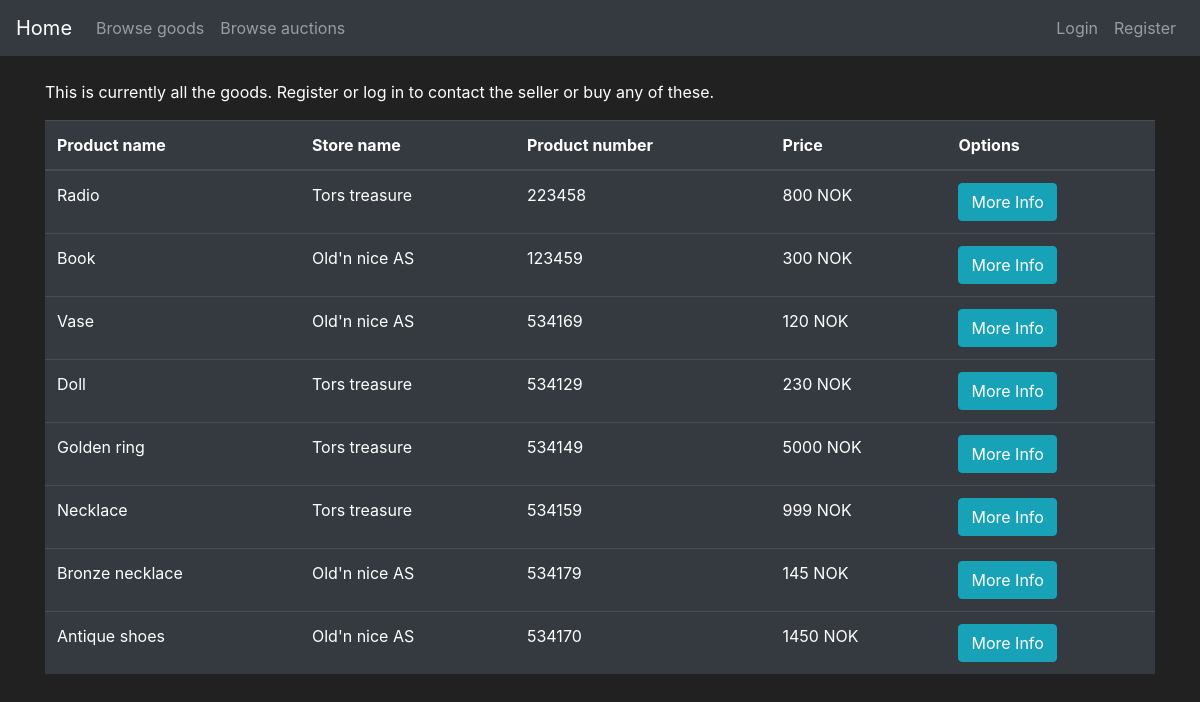
The app's page /store with its own data.
### app_flask/models.py (models this page shows, shortened)
class Goods(db.Model):
    id = db.Column(db.Integer, primary_key=True)
    name = db.Column(db.String(30), nullable=False)
    description = db.Column(db.String(70), unique=False, nullable=False)
    price = db.Column(db.Integer, unique=False, nullable=False)
    product_number = db.Column(db.String(length=6), nullable=False, unique=True)
    goods_type = db.Column(db.Boolean(), nullable=False, default=False)
    date_created = db.Column(db.DateTime(), default=datetime.utcnow)
    user_owner = db.Column(db.Integer(), db.ForeignKey('user.id'))
    store_owner = db.Column(db.Integer(), db.ForeignKey('store.id'))

class Store(db.Model):
    id = db.Column(db.Integer(), primary_key=True)
    store_name = db.Column(db.String(length=30), nullable=False, unique=True)
    street_address = db.Column(db.String(length=40), nullable=False)
    street_number = db.Column(db.Integer(), nullable=False)
    postal_code = db.Column(db.Integer(), nullable=False)
    province = db.Column(db.String(length=50), nullable=False)
    store_email = db.Column(db.String(length=50), nullable=False, unique=True)
    store_phone = db.Column(db.Integer(), nullable=False)
    date_created = db.Column(db.DateTime(), default=datetime.utcnow)
    user_owner = db.Column(db.Integer(), db.ForeignKey('user.id'))
    goods = db.relationship('Goods', backref='owned_store', lazy=True)

### app_flask/main/routes.py (the view, shortened to what this page needs)
@bp.route("/store", methods=["POST", "GET"])
def store_page():
    buy_form = BuyGoodsForm(request.form, csrf_enabled=False)
    if buy_form.errors != {}:  # This happens if the users do somthing wrong when creating a user
        for err_message in buy_form.errors.values():
            flash(f"Error creating store: {err_message}")
    if request.method == "GET":
        items = db.session.query(Goods, Store).filter(and_(Store.id == Goods.store_owner, Goods.goods_type == 0)).all()
        return render_template("store.html", items=items, buy_form=buy_form)

### app_flask/templates/store.html (shortened to what this page needs)
{% extends 'base.html' %}
{% block content %}
<div class="container">
    <br>
    {% if current_user.is_authenticated and current_user.profile_type==1 %}
        <table class="table table-hover table-dark">
            <thead>
                <tr>
                    <th scope="col">Product name</th>
                    <th scope="col">Store owner</th>
                    <th scope="col">Product number</th>
                    <th scope="col">Price</th>
                    <th scope="col">Options</th>
                </tr>
            </thead>
            <tbody>
                {% for item, store in items %}
                {% include 'include/goods_modals.html' %}
                {% if store.user_owner==current_user.id %}
                <tr>
                    <td>{{item.name}}</td>
                    <td>{{store.store_name}}</td>
                    <td>{{item.product_number}}</td>
                    <td>{{item.price}} NOK</td>
                    <td>
                        <button class="btn btn-outline btn-info" data-toggle="modal" data-target="#Modal-MoreInfo-{{ item.id }}">More Info</button>
                    </td>
                </tr>
                {% else %}
                <tr>
                    <td>{{item.name}}</td>
                    <td>{{store.store_name}}</td>
                    <td>{{item.product_number}}</td>
                    <td>{{item.price}} NOK</td>
                    <td>
                        <button class="btn btn-outline btn-info" data-toggle="modal" data-target="#Modal-MoreInfo-{{ item.id }}">More Info</button>
                        <button class="btn btn-outline btn-success" data-toggle="modal" data-target="#Modal-PurchaseConfirm-{{ item.id }}" >Purchase</button>
                    </td>
                    <td> </td>
                </tr>
                {% endif %}
                {% endfor %}
            </tbody>
        </table>
    {% else%}
    <p>This is currently all the goods. Register or log in to contact the seller or buy any of these.</p>
        <table class="table table-hover table-dark">
            <thead>
                <tr>
                    <th scope="col">Product name</th>
                    <th scope="col">Store name</th>
                    <th scope="col">Product number</th>
                    <th scope="col">Price</th>
                    <th scope="col">Options</th>
                </tr>
            </thead>
            <tbody>
                {% for item, store in items %}
                <tr>
                    <td>{{item.name}}</td>
                    <td>{{store.store_name}}</td>
                    <td>{{item.product_number}}</td>
                    <td>{{item.price}} NOK</td>
                    <td><button class="btn btn-outline btn-info" data-toggle="modal" data-target="#Modal-MoreInfo-{{ item.id }}">More Info</button></td>
                </tr>
                {% endfor %}
            </tbody>
        </table>
    {% endif %}
</div>
{% endblock %}

### app_flask/templates/base.html (shortened to what this page needs)
<!doctype html>
<html lang="en">
   <head>
      <link rel="stylesheet" href="https://cdn.jsdelivr.net/npm/bootstrap@4.5.3/dist/css/bootstrap.min.css">
   </head>
   <body>
    <nav class="navbar navbar-expand-md navbar-dark bg-dark">
        <a class="navbar-brand" href="{{ url_for('main.home_page') }}">Home <span class="sr-only">(current)</span></a>
        <div class="collapse navbar-collapse" id="navbarNav">
            <ul class="navbar-nav mr-auto">
                <li class="nav-item">
                    <a class="nav-link" href="{{ url_for('main.store_page') }}">Browse goods</a>
                </li>
                <li class="nav-item">
                    <a class="nav-link" href="{{ url_for('main.auction_page') }}">Browse auctions</a>
                </li>
            </ul>
            {% if current_user.username=="Admin" %}
            <ul class="navbar-nav">
                <li class="nav-item">
                    <a class="nav-link" href="{{ url_for('main.display_admin_panel') }}"> {{ current_user.username }}panel</a>
                </li>
                <li class="nav-item">
                    <a class="nav-link">{{ current_user.username }}</a>
                </li>
                <li class="nav-item">
                    <a class="nav-link" href="{{ url_for('auth.logout_page') }}">logout</a>
                </li>
            </ul>
            {% else %}
            <ul class="navbar-nav">
                <li class="nav-item">
                    <a class="nav-link" href="{{ url_for('auth.login_page')}}">Login</a>
                </li>
                <li class="nav-item">
                    <a class="nav-link" href="{{ url_for('auth.register_user_page')}}">Register</a>
                </li>
            </ul>
            {% endif %}
        </div>
      </nav>
    {% block content %}
    {% endblock %}
   </body>
</html>

### app_flask/templates/base.html (style rules this page uses)
body { color: white; background-color: #212121; }

### records on screen
Goods: name "Radio", store_name "Tors treasure", product_number "223458", price "800"
Goods: name "Book", store_name "Old'n nice AS", product_number "123459", price "300"
Goods: name "Vase", store_name "Old'n nice AS", product_number "534169", price "120"
Goods: name "Doll", store_name "Tors treasure", product_number "534129", price "230"
Goods: name "Golden ring", store_name "Tors treasure", product_number "534149", price "5000"
Goods: name "Necklace", store_name "Tors treasure", product_number "534159", price "999"
Goods: name "Bronze necklace", store_name "Old'n nice AS", product_number "534179", price "145"
Goods: name "Antique shoes", store_name "Old'n nice AS", product_number "534170", price "1450"
